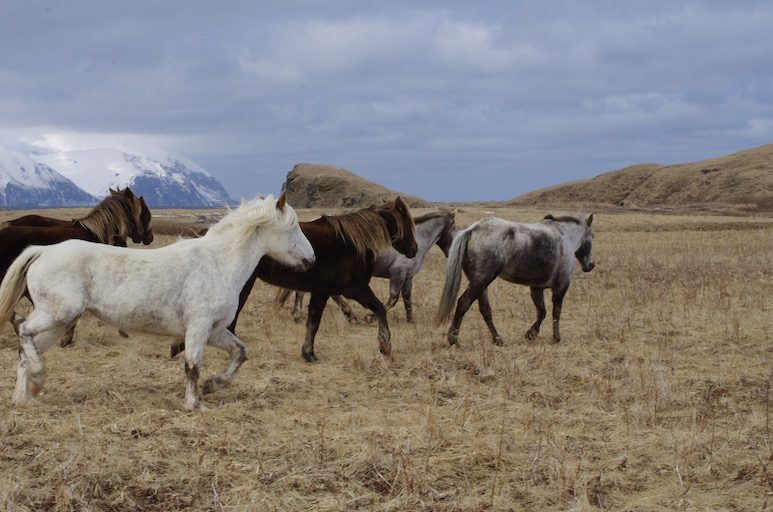
#> input picture 3dsp_utils/bot_sort/yolov7/inference/images/horses.jpg, 773 x 512 px
$ python -i data_augment.py   (imports and definitions only)
#> lines starting #> are read from the running program, lines starting #| are printed output that depends on the picture
#> further down, picture is the input picture: shape (512, 773, 3); mean B, G, R 125.2, 128.2, 133.3
#!/usr/bin/env python3
# -*- coding:utf-8 -*-
# Copyright (c) Megvii, Inc. and its affiliates.
"""
Data augmentation functionality. Passed as callable transformations to
Dataset classes.

The data augmentation procedures were interpreted from @weiliu89's SSD paper
http://arxiv.org/abs/1512.02325
"""

import cv2
import numpy as np

import torch

from bot_sort.yolox.utils import xyxy2cxcywh

import math
import random


def augment_hsv(img, hgain=0.015, sgain=0.7, vgain=0.4):
#> called with hgain = 0.015, sgain = 0.7, vgain = 0.4
    r = np.random.uniform(-1, 1, 3) * [hgain, sgain, vgain] + 1  # random gains
    hue, sat, val = cv2.split(cv2.cvtColor(img, cv2.COLOR_BGR2HSV))
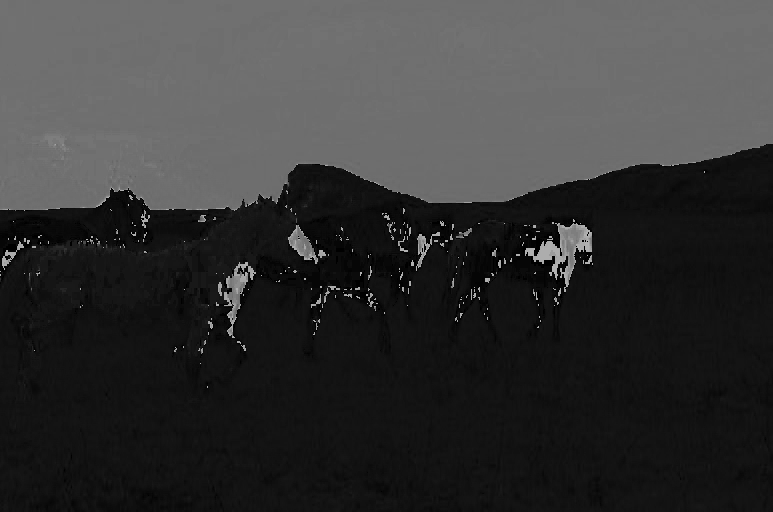
#> hue: shape (512, 773); min 0, max 179, mean 53.2
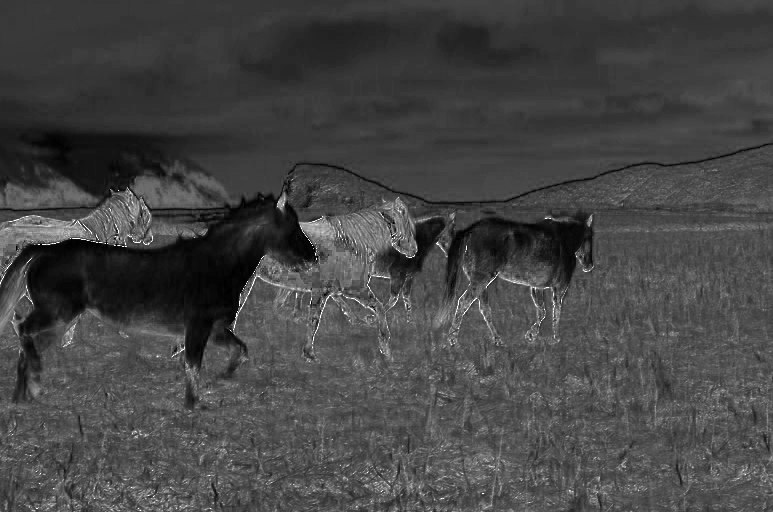
#> sat: shape (512, 773); min 0, max 255, mean 69.1
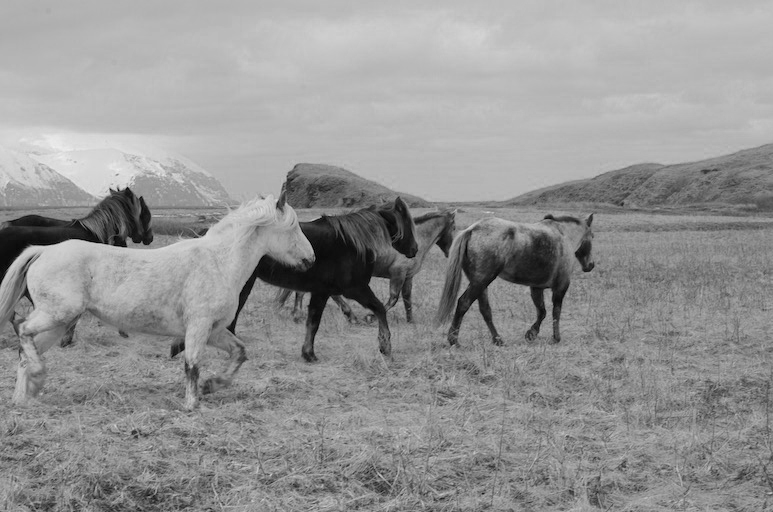
#> val: shape (512, 773); min 0, max 239, mean 147.8
    dtype = img.dtype  # uint8

    x = np.arange(0, 256, dtype=np.int16)
    lut_hue = ((x * r[0]) % 180).astype(dtype)
    lut_sat = np.clip(x * r[1], 0, 255).astype(dtype)
#> lut_sat = 256 values from 0 to 255
    lut_val = np.clip(x * r[2], 0, 255).astype(dtype)
#> lut_val = 256 values from 0 to 255

    img_hsv = cv2.merge(
        (cv2.LUT(hue, lut_hue), cv2.LUT(sat, lut_sat), cv2.LUT(val, lut_val))
    ).astype(dtype)
#> img_hsv: shape (512, 773, 3); mean H, S, V 53.2, 89.3, 159.5
    cv2.cvtColor(img_hsv, cv2.COLOR_HSV2BGR, dst=img)  # no return needed


# [173 lines left out: functions box_candidates, random_perspective, _distort, _mirror, preproc, not called in this run]


class TrainTransform:
    # [56 lines left out: functions __init__, __call__, not called in this run]


class ValTransform:
    """
    Defines the transformations that should be applied to test PIL image
    for input into the network

    dimension -> tensorize -> color adj

    Arguments:
        resize (int): input dimension to SSD
        rgb_means ((int,int,int)): average RGB of the dataset
            (104,117,123)
        swap ((int,int,int)): final order of channels

    Returns:
        transform (transform) : callable transform to be applied to test/val
        data
    """

    # [4 lines left out: function __init__, not called in this run]

    # assume input is cv2 img for now
    def __call__(self, img, res, input_size):
        img, _ = preproc(img, input_size, self.means, self.std, self.swap)
        return img, np.zeros((1, 5))

>>> import cv2
>>> picture = cv2.imread('../../yolov7/inference/images/horses.jpg')
>>> result = augment_hsv(picture)
